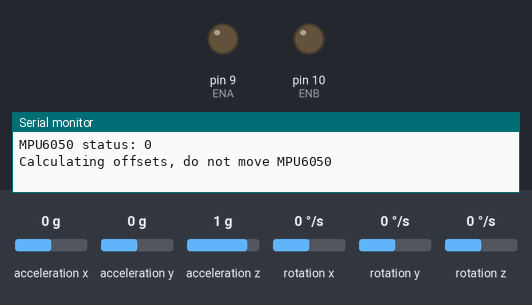
A sketch run on a simulated Arduino Uno, built with avr-gcc and run on an emulated ATmega328P. On the bench: output pins drawn as LEDs (lit = HIGH), the last lines printed to the serial monitor. The inputs (shaded band) are chosen by the test bench; at power-on: rotation z 0 °/s, acceleration x 0 g, acceleration y 0 g, acceleration z 1 g, rotation x 0 °/s, rotation y 0 °/s.

Above: at 0.1 s.
At 3.2 s:
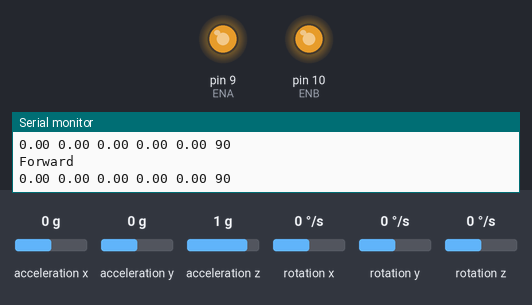
3.3 s: rotation z set to -192 °/s
6.3 s: rotation z set to -100 °/s
Timing chart, 0 to 9.3 s (numbered marks = the images above; inputs shaded):
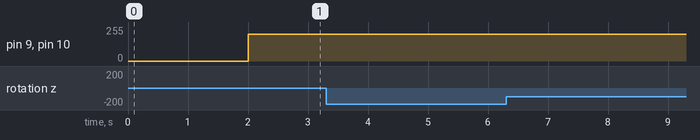

The sketch:

MPU_PID_TEST.ino
```cpp
#include <PID_v1.h>
#include "Wire.h"
#include <MPU6050_light.h>

#define ENA 9
#define ENB 10
#define IN1 4
#define IN2 5
#define IN3 7
#define IN4 6

#define carSpeed 90


double Kp=500, Ki=300, Kd=0.01;

double Setpoint, Input, Output, Zangle, angle,ZValue;

PID myPID(&Input, &Output, &Setpoint, Kp, Ki, Kd, DIRECT);

 MPU6050 mpu(Wire);
 unsigned long timer = 0;

void setup() {

//Serial.begin(9600);
myPID.SetMode(AUTOMATIC);
//Setpoint = 150;
Serial.begin(9600);
   Wire.begin();
 byte status = mpu.begin();
   Serial.print(F("MPU6050 status: "));
   Serial.println(status);
   while (status != 0) { } // stop everything if could not connect to MPU6050
 Serial.println(F("Calculating offsets, do not move MPU6050"));
   delay(1000);
   mpu.calcOffsets(); // gyro and accelero
   Serial.println("Done!\n");

myPID.SetOutputLimits(-255, 255);
  Zangle = mpu.getAngleZ();
  Setpoint = 0;
}
void loop() {
  // put your main code here, to run repeatedly:
  mpu.update();
  Zangle = mpu.getAngleZ();
  Serial.print(Input);
  Serial.print(" ");
  Serial.print(Setpoint);
  Serial.print(" ");
  Serial.print(Output);
  Serial.print(" ");
  Serial.print(Zangle);
  Serial.print(" ");
  Serial.print(ZValue);
  Serial.print(" ");
   Serial.print(carSpeed);
  Serial.print(" ");
 // Serial.print(Forward);
 // Serial.print(" ");
  //Serial.print(Backward);
  //Serial.print(" ");
  Serial.println();

 ZValue = map(Zangle, -180, 180, -200, 200) ;
  Input = Zangle;
//int right =  map(Output, 0, 255, 0, 200);
//int left = map(Output, -255,0,200,0);
  myPID.Compute();

     if(Output > 5)//move right

      {
    analogWrite(ENA, 200);
    analogWrite(ENB, 200);
    digitalWrite(IN1, HIGH);
    digitalWrite(IN2, LOW);
     digitalWrite(IN3, HIGH);
     digitalWrite(IN4, LOW);


      }
    else if(Output<-5)//move left

   {
     analogWrite(ENA, 200);
     analogWrite(ENB, 200);
     digitalWrite(IN1, HIGH);
     digitalWrite(IN2, LOW);
     digitalWrite(IN3, HIGH);
     digitalWrite(IN4, LOW);

 }
else

 {
     Serial.println("Forward");
     analogWrite(ENA, 200);
     analogWrite(ENB, 200);
     digitalWrite(IN1, HIGH);
     digitalWrite(IN2, LOW);
     digitalWrite(IN3, HIGH);
     digitalWrite(IN4, LOW);


  }
}
```
